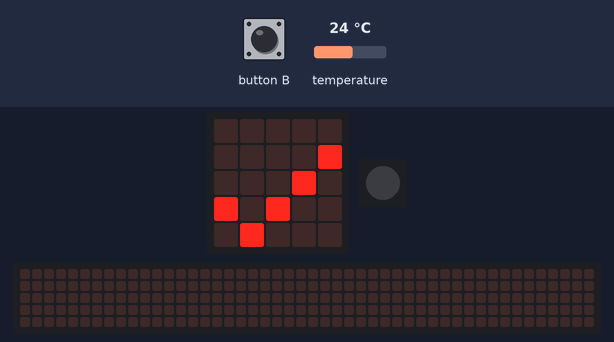
This program was run on a simulated Calliope mini (MakeCode). Parts: the board's 5×5 LED display, 1 RGB LEDs in strip order, left to right, a strip that is not on the board, showing the scrolling text unrolled. The test bench sets the inputs (shaded band); at power-on: temperature 24 °C. The 48×5 strip is a reading aid, not a part: it shows the text the display is scrolling, unrolled, one strip-width of it at a time.

Above: at 1.8 s.
1.9 s: button B pressed for 0.15 s
At 2.4 s:
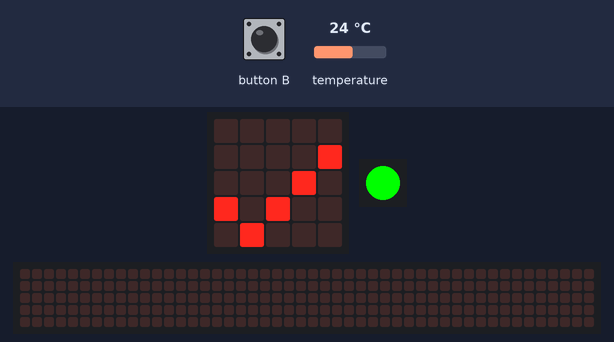
2.6 s: button B pressed for 0.15 s
At 3.12 s:
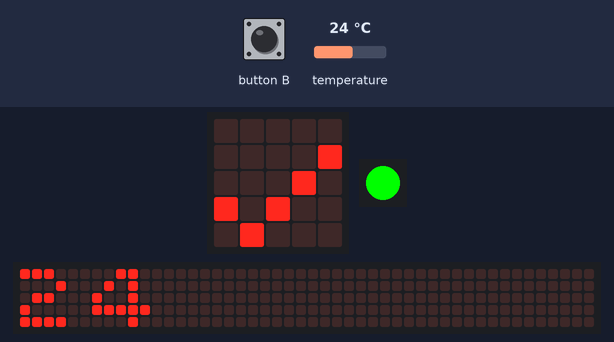
3.3 s: temperature set to 12 °C
6.3 s: temperature set to 14.3 °C
At 8.22 s:
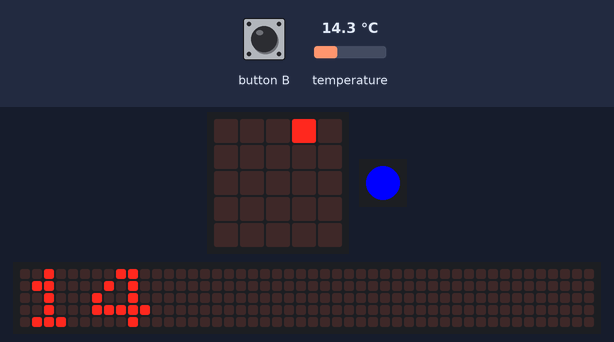
9.3 s: temperature set to 15.5 °C
12.3 s: button B pressed for 0.15 s
At 13.2 s:
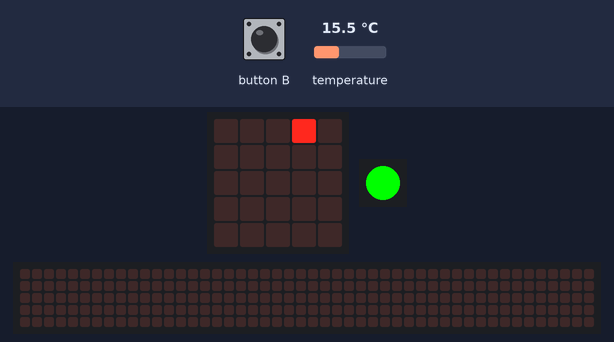
Timing chart, 0 to 14.0 s (numbered marks = the images above; inputs shaded):
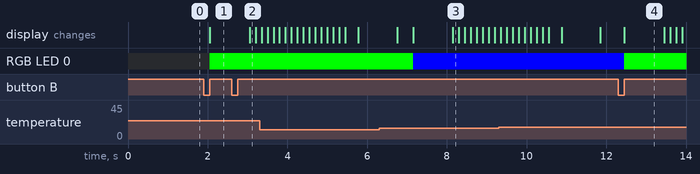

Measured:
- after the input at 1.9 s, RGB LED 0: off → RGB(0, 255, 0) after 0.15 s
- after the input at 12.3 s, RGB LED 0: RGB(0, 0, 255) → RGB(0, 255, 0) after 0.15 s
- what the display in image 4 shows lasts 1.0 s, from 12.5 s to 13.5 s

The program:

main.ts
```typescript
input.onButtonEvent(Button.B, input.buttonEventClick(), function () {
    if (input.temperature() > 25) {
        basic.setLedColor(basic.rgb(255, 0, 0))
    } else if (input.temperature() < 15) {
        basic.setLedColor(basic.rgb(0, 0, 255))
    } else {
        basic.setLedColor(basic.rgb(0, 255, 0))
    }
    basic.pause(1000)
    basic.showString("" + input.temperature())
    basic.pause(1000)
    basic.showLeds(`
        . . . # .
        . . . . .
        . . . . .
        . . . . .
        . . . . .
        `)
})
basic.showIcon(IconNames.Yes)
basic.forever(function () {

})
```

test.ts
```typescript
// Hier kann man Tests durchführen; diese Datei wird nicht kompiliert, wenn dieses Paket als Erweiterung verwendet wird.
```
